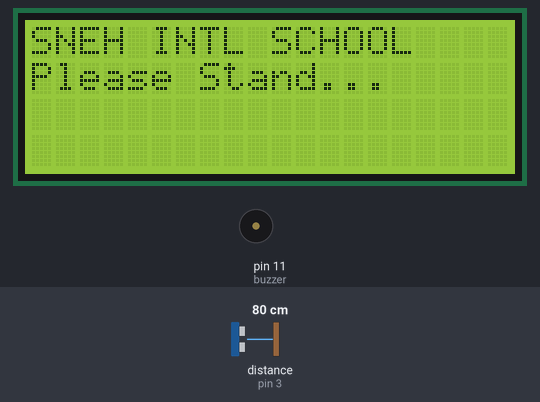
A sketch run on a simulated Arduino Uno, built with avr-gcc and run on an emulated ATmega328P. Shown: 20×4 character LCD, buzzer (waves = sounding, pin HIGH). Wiring (inferred from the names in the program): ultrasonic range finder: trigger pin 2; echo pin 3. Inputs (shaded band) come from the test bench; at power-on: distance to the obstacle (sensor on pin 3) 80 cm. The echo pulse lasts 58.3 µs per cm; pins used as bus, display or sensor lines are not drawn; what the sketch prints to the serial monitor is not drawn.

Above: at 4.2 s.
4.3 s: distance to the obstacle (sensor on pin 3) set to 2 cm
At 6.5 s:
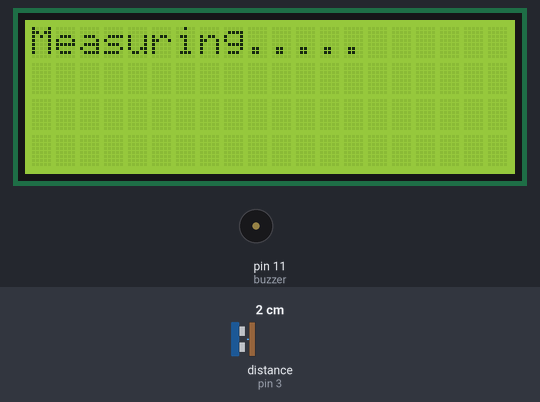
At 7.2 s:
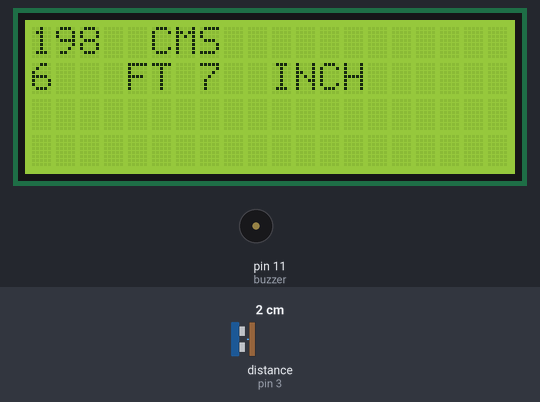
Timing chart, 0 to 8.7 s (numbered marks = the images above; inputs shaded):
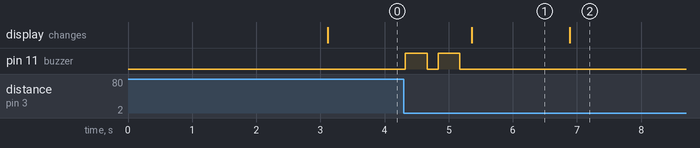

The sketch:

Sneh_Height_Measure.ino
```cpp
#include <LiquidCrystal_I2C.h>

#define Trig 2
#define Echo 3
#define buzzer 11
long duration = 0.0;
int distance = 0;
int measuredHeight = 200;

LiquidCrystal_I2C lcd(0x27, 20, 4);

void setup()
{
  pinMode(Trig, OUTPUT);
  pinMode(Echo,INPUT);
  pinMode(buzzer,OUTPUT);
  Serial.begin(9600);
  lcd.init();
  lcd.backlight();
  lcd.setCursor(0,0);
  lcd.print("Welcome....");
  delay(3000);

}

void loop()
{
  int distance = findDistance();
  Serial.println(distance);

  if((measuredHeight - distance) > 140)
  {
    while(1)
    {
      Buzz();
      lcd.clear();
      lcd.setCursor(0,0);
      lcd.print("Measuring.....");
      delay(1500);
      lcd.clear();
      lcd.setCursor(0,0);
      lcd.print((measuredHeight - distance));
      lcd.setCursor(5,0);
      lcd.print("CMS");
      int a = measuredHeight - distance;
      int ft = a/30;
      int inch = (a%30)/2.4;
      lcd.setCursor(0,1);
      lcd.print(ft);
      lcd.setCursor(4,1);
      lcd.print("FT");
      lcd.setCursor(7,1);
      lcd.print(inch);
      lcd.setCursor(10,1);
      lcd.print("INCH");
      Serial.println("Height Detected");
      Serial.println((measuredHeight - distance));
      delay(10000);
      break;
    }
  }

  else
  {
    lcd.clear();
    lcd.setCursor(0,1);
    lcd.print("Please Stand...");
    lcd.setCursor(0,0);
    lcd.print("SNEH INTL SCHOOL");
    Serial.println(distance);
    delay(100);
  }
}

int findDistance()
{
  digitalWrite(Trig,LOW);
  delayMicroseconds(2);
  digitalWrite(Trig,HIGH);
  delayMicroseconds(10);
  digitalWrite(Trig,LOW);
  duration = pulseIn(Echo,HIGH);
  distance = 0.034*duration/2;

  return distance;
}

void Buzz()
{
  digitalWrite(buzzer,HIGH);
  delay(340);
  digitalWrite(buzzer,LOW);
  delay(172);
  digitalWrite(buzzer,HIGH);
  delay(340);
  digitalWrite(buzzer,LOW);
  delay(172);
}
```

Measured:
- after the input at 4.3 s, pin 11 (buzzer): alternates HIGH for 0.34 s and LOW for 0.17 s, 4 changes in all, then stays LOW, starting at once; the display: changes after 1.1 s (image 1)
- what the display in image 1 shows lasts 1.5 s, from 5.4 s to 6.9 s
